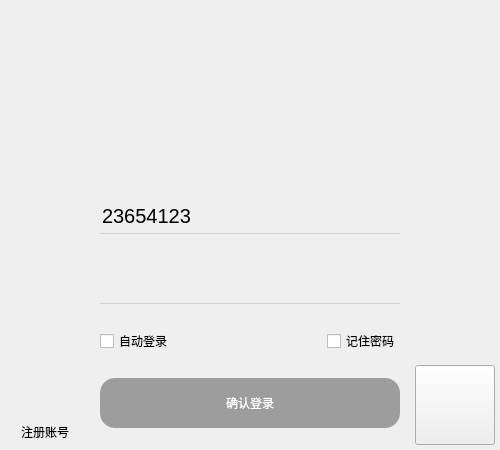
<?xml version="1.0" encoding="UTF-8"?>
<ui version="4.0">
 <class>Form</class>
 <widget class="QWidget" name="Form">
  <property name="geometry">
   <rect>
    <x>0</x>
    <y>0</y>
    <width>500</width>
    <height>450</height>
   </rect>
  </property>
  <property name="minimumSize">
   <size>
    <width>500</width>
    <height>450</height>
   </size>
  </property>
  <property name="maximumSize">
   <size>
    <width>500</width>
    <height>450</height>
   </size>
  </property>
  <property name="windowTitle">
   <string>Form</string>
  </property>
  <layout class="QVBoxLayout" name="verticalLayout" stretch="2,3">
   <property name="leftMargin">
    <number>0</number>
   </property>
   <property name="topMargin">
    <number>0</number>
   </property>
   <property name="rightMargin">
    <number>0</number>
   </property>
   <property name="bottomMargin">
    <number>0</number>
   </property>
   <item>
    <widget class="QWidget" name="widget" native="true">
     <property name="styleSheet">
      <string notr="true"/>
     </property>
     <layout class="QHBoxLayout" name="horizontalLayout">
      <property name="leftMargin">
       <number>0</number>
      </property>
      <property name="topMargin">
       <number>0</number>
      </property>
      <property name="rightMargin">
       <number>0</number>
      </property>
      <property name="bottomMargin">
       <number>0</number>
      </property>
      <item>
       <widget class="QLabel" name="login_top_bg_label">
        <property name="text">
         <string/>
        </property>
       </widget>
      </item>
     </layout>
    </widget>
   </item>
   <item>
    <widget class="QWidget" name="login_bottom" native="true">
     <property name="styleSheet">
      <string notr="true"/>
     </property>
     <layout class="QHBoxLayout" name="horizontalLayout_2" stretch="2,6,2">
      <property name="spacing">
       <number>15</number>
      </property>
      <property name="leftMargin">
       <number>5</number>
      </property>
      <property name="topMargin">
       <number>0</number>
      </property>
      <property name="rightMargin">
       <number>5</number>
      </property>
      <property name="bottomMargin">
       <number>5</number>
      </property>
      <item alignment="Qt::AlignBottom">
       <widget class="QPushButton" name="pushButton">
        <property name="minimumSize">
         <size>
          <width>60</width>
          <height>0</height>
         </size>
        </property>
        <property name="maximumSize">
         <size>
          <width>80</width>
          <height>16777215</height>
         </size>
        </property>
        <property name="sizeIncrement">
         <size>
          <width>0</width>
          <height>0</height>
         </size>
        </property>
        <property name="text">
         <string>注册账号</string>
        </property>
        <property name="flat">
         <bool>true</bool>
        </property>
       </widget>
      </item>
      <item>
       <widget class="QWidget" name="widget_3" native="true">
        <property name="styleSheet">
         <string notr="true"/>
        </property>
        <layout class="QGridLayout" name="gridLayout">
         <property name="leftMargin">
          <number>0</number>
         </property>
         <property name="topMargin">
          <number>0</number>
         </property>
         <property name="rightMargin">
          <number>0</number>
         </property>
         <property name="bottomMargin">
          <number>0</number>
         </property>
         <property name="verticalSpacing">
          <number>10</number>
         </property>
         <item row="2" column="0">
          <widget class="QCheckBox" name="auto_login_cb">
           <property name="text">
            <string>自动登录</string>
           </property>
          </widget>
         </item>
         <item row="3" column="0" colspan="2">
          <widget class="QPushButton" name="login_btn">
           <property name="enabled">
            <bool>false</bool>
           </property>
           <property name="minimumSize">
            <size>
             <width>0</width>
             <height>50</height>
            </size>
           </property>
           <property name="styleSheet">
            <string notr="true">QPushButton {
	
	background-color: rgb(33, 174, 250);
	border-radius:15px;
	color:rgb(255, 255, 255);
	
}
QPushButton:hover {
	
	background-color: rgb(72, 208, 250);

}

QPushButton:pressed{
	
	background-color: rgb(85, 85, 255);
}

QPushButton:disabled{
	
	background-color: rgb(157, 157, 157);
}</string>
           </property>
           <property name="text">
            <string>确认登录</string>
           </property>
           <property name="icon">
            <iconset resource="../images.qrc">
             <normaloff>:/login/images/login_btn_icon.jpg</normaloff>:/login/images/login_btn_icon.jpg</iconset>
           </property>
           <property name="iconSize">
            <size>
             <width>20</width>
             <height>20</height>
            </size>
           </property>
          </widget>
         </item>
         <item row="2" column="1" alignment="Qt::AlignRight">
          <widget class="QCheckBox" name="remember_pwd_cb">
           <property name="text">
            <string>记住密码</string>
           </property>
          </widget>
         </item>
         <item row="0" column="0" colspan="2">
          <widget class="QComboBox" name="account_cb">
           <property name="minimumSize">
            <size>
             <width>0</width>
             <height>35</height>
            </size>
           </property>
           <property name="styleSheet">
            <string notr="true">QComboBox {
	font-size:20px;
	border:None;
	border-bottom:1px solid lightgray;
	background-color:transparent;

}
QComboBox:hover {
	border-bottom:1px solid gray;
}
QComboBox:focus {
	border-bottom:1px solid rgb(18, 183, 245);

}
QComboBox::drop-down {
	background-color:transparent;
	width:60px;
	height:40px;
}
QComboBox::down-arrow {
	image:url(:/login/images/login_combobox_icon.jpg);
width:60px;
height:20px;
}
QComboBox QABstractItemView {
	min-height:60px;
}
QComboBox QABstractItemView:item {
	color:lightblue;
}
</string>
           </property>
           <property name="editable">
            <bool>true</bool>
           </property>
           <item>
            <property name="text">
             <string>23654123</string>
            </property>
            <property name="icon">
             <iconset resource="../images.qrc">
              <normaloff>:/login/images/login_item_icon2.jpg</normaloff>:/login/images/login_item_icon2.jpg</iconset>
            </property>
           </item>
           <item>
            <property name="text">
             <string>25412563</string>
            </property>
            <property name="icon">
             <iconset resource="../images.qrc">
              <normaloff>:/login/images/login_item_icon1.jpg</normaloff>:/login/images/login_item_icon1.jpg</iconset>
            </property>
           </item>
          </widget>
         </item>
         <item row="1" column="0" colspan="2">
          <widget class="QLineEdit" name="pwd_le">
           <property name="minimumSize">
            <size>
             <width>0</width>
             <height>45</height>
            </size>
           </property>
           <property name="styleSheet">
            <string notr="true">QLineEdit {
	
	font-size:20px;
	border:none;
	border-bottom:1px solid lightgray;
	background-color: transparent;

}

QLineEdit:hover{
	border-bottom:1px solid gray;
}
QLineEdit:focus{
	border-bottom:1px solid rgb(0, 255, 127);
}</string>
           </property>
           <property name="echoMode">
            <enum>QLineEdit::PasswordEchoOnEdit</enum>
           </property>
           <property name="clearButtonEnabled">
            <bool>true</bool>
           </property>
          </widget>
         </item>
        </layout>
       </widget>
      </item>
      <item alignment="Qt::AlignBottom">
       <widget class="QPushButton" name="pushButton_2">
        <property name="minimumSize">
         <size>
          <width>80</width>
          <height>80</height>
         </size>
        </property>
        <property name="maximumSize">
         <size>
          <width>80</width>
          <height>80</height>
         </size>
        </property>
        <property name="styleSheet">
         <string notr="true">border-image: url(:/login/images/login_qrcode.jpg);</string>
        </property>
        <property name="text">
         <string/>
        </property>
       </widget>
      </item>
     </layout>
    </widget>
   </item>
  </layout>
 </widget>
 <resources>
  <include location="../images.qrc"/>
 </resources>
 <connections>
  <connection>
   <sender>pushButton</sender>
   <signal>clicked()</signal>
   <receiver>Form</receiver>
   <slot>show_register_pane()</slot>
   <hints>
    <hint type="sourcelabel">
     <x>44</x>
     <y>435</y>
    </hint>
    <hint type="destinationlabel">
     <x>11</x>
     <y>521</y>
    </hint>
   </hints>
  </connection>
  <connection>
   <sender>pushButton_2</sender>
   <signal>clicked()</signal>
   <receiver>Form</receiver>
   <slot>open_qq_link()</slot>
   <hints>
    <hint type="sourcelabel">
     <x>454</x>
     <y>416</y>
    </hint>
    <hint type="destinationlabel">
     <x>430</x>
     <y>502</y>
    </hint>
   </hints>
  </connection>
  <connection>
   <sender>account_cb</sender>
   <signal>editTextChanged(QString)</signal>
   <receiver>Form</receiver>
   <slot>enable_login_btn()</slot>
   <hints>
    <hint type="sourcelabel">
     <x>161</x>
     <y>218</y>
    </hint>
    <hint type="destinationlabel">
     <x>-72</x>
     <y>203</y>
    </hint>
   </hints>
  </connection>
  <connection>
   <sender>pwd_le</sender>
   <signal>textChanged(QString)</signal>
   <receiver>Form</receiver>
   <slot>enable_login_btn()</slot>
   <hints>
    <hint type="sourcelabel">
     <x>136</x>
     <y>287</y>
    </hint>
    <hint type="destinationlabel">
     <x>-54</x>
     <y>268</y>
    </hint>
   </hints>
  </connection>
  <connection>
   <sender>login_btn</sender>
   <signal>clicked()</signal>
   <receiver>Form</receiver>
   <slot>check_login()</slot>
   <hints>
    <hint type="sourcelabel">
     <x>278</x>
     <y>406</y>
    </hint>
    <hint type="destinationlabel">
     <x>325</x>
     <y>518</y>
    </hint>
   </hints>
  </connection>
  <connection>
   <sender>auto_login_cb</sender>
   <signal>clicked(bool)</signal>
   <receiver>Form</receiver>
   <slot>auto_login()</slot>
   <hints>
    <hint type="sourcelabel">
     <x>134</x>
     <y>343</y>
    </hint>
    <hint type="destinationlabel">
     <x>163</x>
     <y>548</y>
    </hint>
   </hints>
  </connection>
  <connection>
   <sender>remember_pwd_cb</sender>
   <signal>clicked(bool)</signal>
   <receiver>Form</receiver>
   <slot>remember_pwd()</slot>
   <hints>
    <hint type="sourcelabel">
     <x>359</x>
     <y>342</y>
    </hint>
    <hint type="destinationlabel">
     <x>365</x>
     <y>530</y>
    </hint>
   </hints>
  </connection>
 </connections>
 <slots>
  <slot>show_register_pane()</slot>
  <slot>open_qq_link()</slot>
  <slot>enable_login_btn()</slot>
  <slot>check_login()</slot>
  <slot>auto_login()</slot>
  <slot>remember_pwd()</slot>
 </slots>
</ui>
